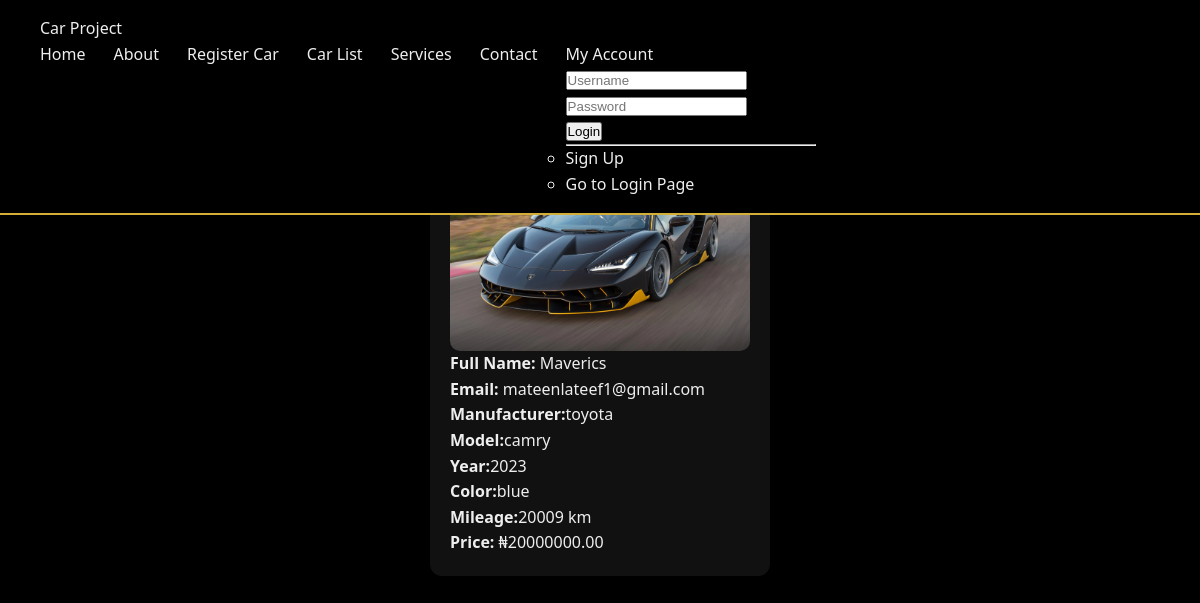
Page /cardetails/3/ on the committed database.
### general/models.py (models this page shows, shortened)
class CarRegister(models.Model):
    full_name = models.CharField(max_length=100, default="Sample Name")
    email = models.EmailField(unique=True, default="sample@gmail.com")
    car_pic = models.ImageField(upload_to="images/")  # to add images to form
    manufacturer = models.CharField(max_length=100)
    model = models.CharField(max_length=100)
    year = models.PositiveIntegerField()
    color = models.CharField(max_length=50)
    mileage = models.PositiveIntegerField()
    price = models.DecimalField(max_digits=10, decimal_places=2)

### general/views.py (the view)
# urls.py: path('cardetails/<int:pk>/', CarDetailView.as_view(), name='car_detail'),
class CarDetailView(DetailView):
    template_name = 'general/cardetail.html'
    model = CarRegister

### general/templates/general/cardetail.html (shortened to what this page needs)
{% load static %}
<!DOCTYPE html>
<html lang="en">
<head>
    <link rel="stylesheet" href="{% static 'general/css/style.css' %}">
</head>
<body class="detail-page">
    {% include "partials/navbar.html" %}
    <div class="car-list">
        <h1>Car Details</h1>
         <div class="car-list-container">
        <div class="car-card">
            <img src="{{carregister.car_pic.url}}" alt="Toyota Corolla">
            <div class="car-info">
                <p><strong>Full Name:</strong> {{carregister.full_name}}</p>
                <p><strong>Email:</strong> {{carregister.email}}</p>
                <p><strong>Manufacturer:</strong>{{carregister.manufacturer}}</p>
                <p><strong>Model:</strong>{{carregister.model}}</p>
                <p><strong>Year:</strong>{{carregister.year}}</p>
                <p><strong>Color:</strong>{{carregister.color}}</p>
                <p><strong>Mileage:</strong>{{carregister.mileage}} km</p>
                <p><strong>Price:</strong> ₦{{carregister.price}}</p>
            </div>
        </div>
        </div>
    </div>
</body>
</html>

### general/static/general/css/style.css (style rules this page uses)
* { margin: 0; padding: 0; box-sizing: border-box; }
img { max-width: 100%; height: auto; display: block; }
body { font-family: 'Segoe UI', Tahoma, Geneva, Verdana, sans-serif; background-color: #000; color: #eee; line-height: 1.6; padding-top: 80px; }
.car-card { max-width: 340px; margin: auto; background: #111; padding: 20px; border-radius: 12px; transition: transform 0.3s ease; }
.car-card img { height: 200px; object-fit: cover; border-radius: 10px; }

### rows in the picture
CarRegister: car_pic (picture), full_name "Maverics", email "mateenlateef1@gmail.com", manufacturer "toyota", model "camry", year "2023", color "blue", mileage "20009", price "20000000.00"
